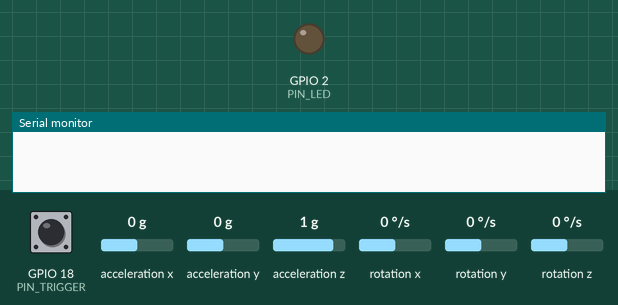
Simulated run of this sketch. Board: ESP32. Parts: output pins drawn as LEDs (lit = HIGH), the last lines printed to the serial monitor. Wiring (inferred from the names in the program): MPU-6050 motion sensor at I2C address 0x68. Inputs (shaded band) come from the test bench; at power-on: GPIO 18 (PIN_TRIGGER) HIGH, acceleration x 0 g, acceleration y 0 g, acceleration z 1 g, rotation x 0 °/s, rotation y 0 °/s, rotation z 0 °/s. USB keyboard and mouse output is not drawn.

Above: at 0.1 s.
At 2.6 s:
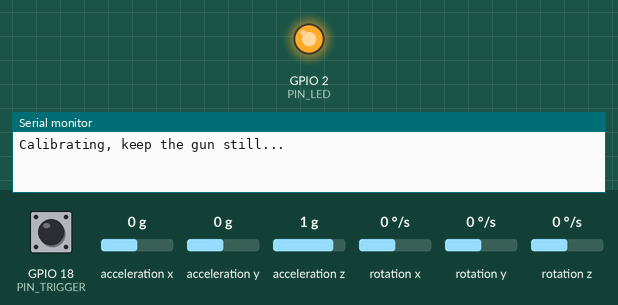
Timing chart, 0 to 4.1 s (numbered marks = the images above):
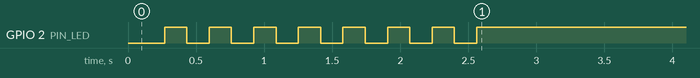

The sketch:

DeadTapeGun.ino
```cpp
/*
  DEAD TAPE - cardboard gun controller
  ESP32 + MPU6050 + one limit switch, acting as a Bluetooth keyboard.

  What it sends to the game:
    W      gun pointed away from you (at the other player)
    S      gun turned around toward yourself
    X      gun lowered (pointing at the floor)
    SPACE  held while the trigger switch is pressed, released when let go
    F      sharp upward jerk = fake shot (taunt)
    R      quick twisting shake = spin the cylinder

  Aim keys are only sent when the aim CHANGES. The game remembers the last one.

  WIRING
    MPU6050 VCC -> 3V3      MPU6050 GND -> GND
    MPU6050 SDA -> GPIO 21  MPU6050 SCL -> GPIO 22
    Trigger limit switch: one leg -> GPIO 18, other leg -> GND  (uses the internal pull-up)
    Onboard LED (GPIO 2) lights when the laptop is connected.

  MOUNTING (important)
    Glue the MPU6050 flat inside the gun body, chip facing up,
    with the X arrow printed on the board pointing toward the muzzle.
    If you mount it differently, change the AXIS settings below.

  LIBRARY
    "ESP32 BLE Keyboard" by T-vK: download the ZIP from
    https://github.com/T-vK/ESP32-BLE-Keyboard and use Sketch > Include Library > Add .ZIP Library.
    If it fails to compile with errors about std::string / String, go to
    Tools > Board > Boards Manager, and install esp32 by Espressif version 2.0.17.

  FIRST RUN
    1. Set DEBUG to true, upload, open Serial Monitor at 115200.
    2. Keep the gun STILL on the table for 2 seconds while it calibrates (LED blinks).
    3. Move the gun and watch pitch / yaw / rates. Adjust the thresholds if needed.
    4. Set DEBUG back to false, upload, then pair "DeadTape Gun" in the laptop's Bluetooth settings.
*/

#include <Wire.h>
#include <BleKeyboard.h>

BleKeyboard kb("DeadTape Gun", "IEEE Game Jam", 100);

// ---------- pins ----------
const int PIN_TRIGGER = 18;
const int PIN_LED     = 2;
const int MPU_ADDR    = 0x68;

// ---------- axis settings (change if the sensor is mounted differently) ----------
// Which sensor axis points along the barrel toward the muzzle, and its sign.
// 0 = X, 1 = Y, 2 = Z
const int   BARREL_AXIS = 0;   const float BARREL_SIGN = 1.0;
const int   UP_AXIS     = 2;   const float UP_SIGN     = 1.0;
const int   SIDE_AXIS   = 1;   // the remaining axis

// ---------- tuning ----------
const float LOWER_PITCH   = -45.0;  // barrel this far below horizontal = lowered (X)
const float RAISE_PITCH   = -30.0;  // barrel back above this = raised again
const float SELF_YAW      = 110.0;  // turned this far from the start direction = pointing at yourself (S)
const float BACK_YAW      =  70.0;  // turned back under this = pointing at them again (W)
const float YAW_DEADBAND  =   2.0;  // ignore tiny rotations (deg/s) so yaw does not drift
const float JERK_DPS      = 380.0;  // barrel flick upward faster than this = fake shot (F)
const float SHAKE_DPS     = 280.0;  // twist faster than this counts as one shake swing
const int   SHAKE_SWINGS  =   4;    // swings needed (within SHAKE_WINDOW) to spin (R)
const unsigned long SHAKE_WINDOW = 800;
const unsigned long JERK_COOLDOWN  = 1200;
const unsigned long SHAKE_COOLDOWN = 2000;
const unsigned long DEBOUNCE_MS    = 20;

const bool DEBUG = false;   // true = print sensor values to Serial Monitor, no keys sent

// ---------- state ----------
float gyroBias[3] = {0, 0, 0};
float acc[3], gyr[3];         // g and deg/s, in sensor axes
float yaw = 0;                // degrees turned since the gun was raised
char  aim = 'x';              // 'w', 's' or 'x'
bool  trigDown = false, trigRaw = false;
unsigned long trigChangedAt = 0, lastJerk = 0, lastShake = 0, shakeStart = 0;
int   shakeSwings = 0, lastShakeSign = 0;
unsigned long lastMicros = 0, lastPrint = 0;
bool  wasConnected = false;

// ---------- MPU6050 ----------
void mpuWrite(uint8_t reg, uint8_t val) {
  Wire.beginTransmission(MPU_ADDR); Wire.write(reg); Wire.write(val); Wire.endTransmission();
}
bool mpuRead() {
  Wire.beginTransmission(MPU_ADDR); Wire.write(0x3B);
  if (Wire.endTransmission(false) != 0) return false;
  if (Wire.requestFrom(MPU_ADDR, 14) != 14) return false;
  int16_t r[7];
  for (int i = 0; i < 7; i++) r[i] = (Wire.read() << 8) | Wire.read();
  for (int i = 0; i < 3; i++) acc[i] = r[i] / 4096.0;                       // +-8 g
  for (int i = 0; i < 3; i++) gyr[i] = r[i + 4] / 16.4 - gyroBias[i];       // +-2000 deg/s
  return true;
}
void calibrateGyro() {
  float sum[3] = {0, 0, 0}; int n = 0;
  for (int i = 0; i < 400; i++) {
    float saved[3] = {gyroBias[0], gyroBias[1], gyroBias[2]};
    gyroBias[0] = gyroBias[1] = gyroBias[2] = 0;
    if (mpuRead()) { for (int k = 0; k < 3; k++) sum[k] += gyr[k]; n++; }
    gyroBias[0] = saved[0]; gyroBias[1] = saved[1]; gyroBias[2] = saved[2];
    digitalWrite(PIN_LED, (i / 25) % 2);
    delay(5);
  }
  if (n) for (int k = 0; k < 3; k++) gyroBias[k] = sum[k] / n;
  digitalWrite(PIN_LED, LOW);
}

// ---------- keys ----------
void tap(char c) {
  if (DEBUG) { Serial.printf(">> key %c\n", c); return; }
  if (kb.isConnected()) kb.write(c);
}
void setAim(char a) {
  if (aim == a) return;
  aim = a;
  tap(a);
}

void setup() {
  pinMode(PIN_TRIGGER, INPUT_PULLUP);
  pinMode(PIN_LED, OUTPUT);
  Serial.begin(115200);
  Wire.begin(21, 22);
  Wire.setClock(400000);
  mpuWrite(0x6B, 0x00);   // wake up
  mpuWrite(0x1A, 0x03);   // low-pass filter ~44 Hz
  mpuWrite(0x1B, 0x18);   // gyro +-2000 deg/s
  mpuWrite(0x1C, 0x10);   // accel +-8 g
  delay(100);
  if (!mpuRead()) Serial.println("MPU6050 not found - check SDA/SCL wiring");
  Serial.println("Calibrating, keep the gun still...");
  calibrateGyro();
  Serial.println("Ready.");
  if (!DEBUG) kb.begin();
  lastMicros = micros();
}

void loop() {
  // connection LED; release everything if the laptop drops
  bool conn = !DEBUG && kb.isConnected();
  digitalWrite(PIN_LED, conn ? HIGH : LOW);
  if (wasConnected && !conn) { trigDown = false; aim = 'x'; }
  wasConnected = conn;

  unsigned long now = millis();
  float dt = (micros() - lastMicros) / 1e6; lastMicros = micros();
  if (dt > 0.05) dt = 0.05;

  // ---------- trigger (debounced) ----------
  bool raw = digitalRead(PIN_TRIGGER) == LOW;
  if (raw != trigRaw) { trigRaw = raw; trigChangedAt = now; }
  if (now - trigChangedAt > DEBOUNCE_MS && trigRaw != trigDown) {
    trigDown = trigRaw;
    if (DEBUG) Serial.println(trigDown ? ">> SPACE down" : ">> SPACE up");
    else if (conn) { if (trigDown) kb.press(' '); else kb.release(' '); }
  }

  if (!mpuRead()) { delay(5); return; }

  // ---------- orientation ----------
  float barrel = acc[BARREL_AXIS] * BARREL_SIGN;
  float up     = acc[UP_AXIS] * UP_SIGN;
  float side   = acc[SIDE_AXIS];
  float pitch  = atan2(barrel, sqrt(up * up + side * side)) * 57.2958;   // + = muzzle up
  float yawRate   = gyr[UP_AXIS] * UP_SIGN;      // turning left/right
  float pitchRate = -gyr[SIDE_AXIS];             // muzzle flicking up (flip sign if jerks don't register)
  float rollRate  = gyr[BARREL_AXIS] * BARREL_SIGN;  // twisting

  // ---------- aim: lowered / at them / at yourself ----------
  if (pitch < LOWER_PITCH) {
    yaw = 0;                           // re-zero while lowered: raising it = pointing at them
    setAim('x');
  } else {
    if (aim == 'x' && pitch > RAISE_PITCH) { yaw = 0; setAim('w'); }
    if (aim != 'x') {
      if (fabs(yawRate) > YAW_DEADBAND) yaw += yawRate * dt;
      if (aim == 'w' && fabs(yaw) > SELF_YAW) setAim('s');
      else if (aim == 's' && fabs(yaw) < BACK_YAW) setAim('w');
    }
  }

  // ---------- shake to spin (fast back-and-forth twisting) ----------
  if (fabs(rollRate) > SHAKE_DPS) {
    int sgn = rollRate > 0 ? 1 : -1;
    if (sgn != lastShakeSign) {
      if (shakeSwings == 0 || now - shakeStart > SHAKE_WINDOW) { shakeSwings = 0; shakeStart = now; }
      shakeSwings++; lastShakeSign = sgn;
    }
  }
  bool shaking = shakeSwings >= 2 && now - shakeStart < SHAKE_WINDOW;
  if (shakeSwings >= SHAKE_SWINGS && now - shakeStart < SHAKE_WINDOW && now - lastShake > SHAKE_COOLDOWN) {
    tap('r'); lastShake = now; shakeSwings = 0;
  }

  // ---------- fake shot: a sharp upward flick without pulling the trigger ----------
  if (!trigDown && !shaking && aim != 'x' && pitchRate > JERK_DPS && now - lastJerk > JERK_COOLDOWN && now - lastShake > 500) {
    tap('f'); lastJerk = now;
  }

  // ---------- debug output ----------
  if (DEBUG && now - lastPrint > 100) {
    lastPrint = now;
    Serial.printf("pitch %6.1f  yaw %7.1f  aim %c | yawRate %7.1f  pitchRate %7.1f  rollRate %7.1f | trig %d\n",
                  pitch, yaw, aim, yawRate, pitchRate, rollRate, trigDown);
  }
  delay(4);   // ~200 readings a second
}
```
